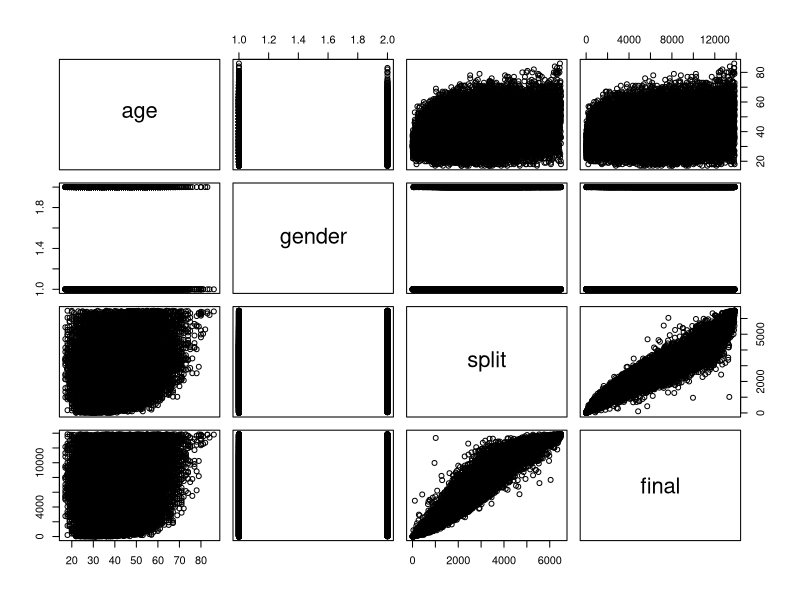
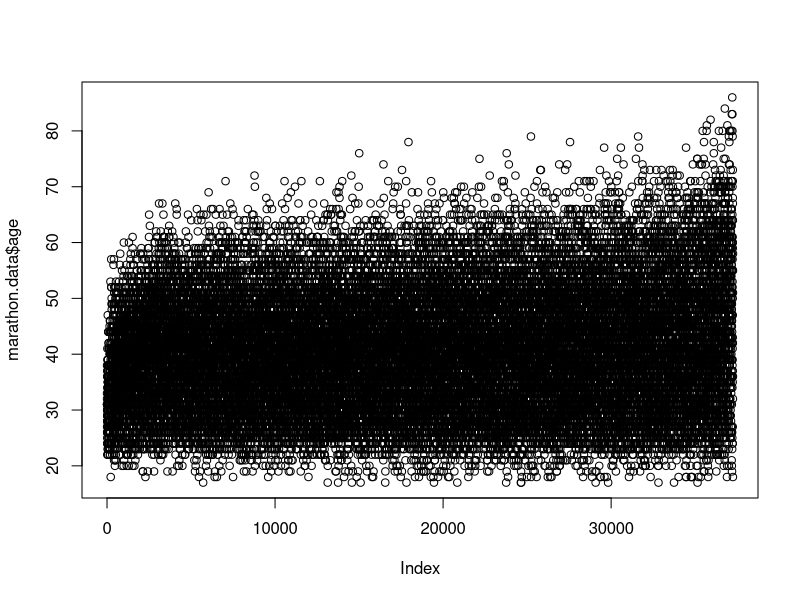

The R source for these figures, in order:
## ---- chunk 1
knitr::opts_chunk$set(echo = TRUE)
## ---- chunk 2
marathon.data <- read.csv("marathon-data.csv")
## ---- chunk 3
colnames(marathon.data)  

## ---- chunk 4
summary (marathon.data)  

## ---- chunk 5
mean(marathon.data$age)
min(marathon.data$age)
max(marathon.data$age)

## ---- chunk 6
plot(marathon.data)

## ---- chunk 7
summary (marathon.data$age-5)  

## ---- chunk 8
plot(marathon.data$age)

